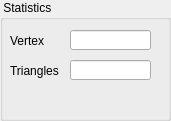
      <widget class="QGroupBox" name="groupBox_4">
       <property name="geometry">
        <rect>
         <x>10</x>
         <y>20</y>
         <width>171</width>
         <height>121</height>
        </rect>
       </property>
       <property name="title">
        <string> Statistics</string>
       </property>
       <widget class="QLabel" name="label_2">
        <property name="geometry">
         <rect>
          <x>10</x>
          <y>30</y>
          <width>61</width>
          <height>21</height>
         </rect>
        </property>
        <property name="text">
         <string>Vertex</string>
        </property>
       </widget>
       <widget class="QLineEdit" name="lineEdit_2">
        <property name="geometry">
         <rect>
          <x>70</x>
          <y>60</y>
          <width>81</width>
          <height>20</height>
         </rect>
        </property>
        <property name="alignment">
         <set>Qt::AlignRight|Qt::AlignTrailing|Qt::AlignVCenter</set>
        </property>
       </widget>
       <widget class="QLabel" name="label_3">
        <property name="geometry">
         <rect>
          <x>10</x>
          <y>60</y>
          <width>61</width>
          <height>21</height>
         </rect>
        </property>
        <property name="text">
         <string>Triangles</string>
        </property>
       </widget>
       <widget class="QLineEdit" name="lineEdit">
        <property name="geometry">
         <rect>
          <x>70</x>
          <y>30</y>
          <width>81</width>
          <height>20</height>
         </rect>
        </property>
        <property name="text">
         <string/>
        </property>
        <property name="alignment">
         <set>Qt::AlignRight|Qt::AlignTrailing|Qt::AlignVCenter</set>
        </property>
       </widget>
      </widget>
